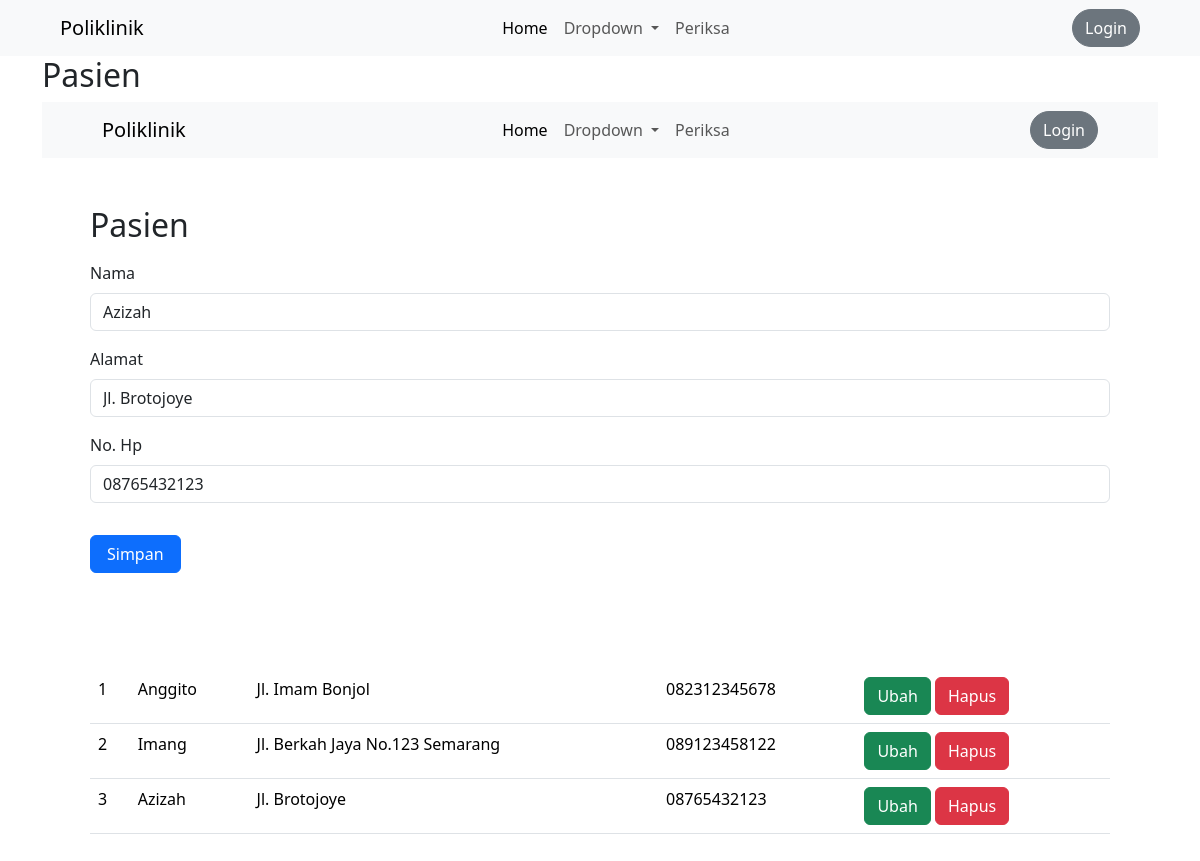
The app's page /index.php?page=pasien&id=3 with its own data.
### tables this page shows
CREATE TABLE `pasien` (
  `id` int(10) NOT NULL,
  `nama` varchar(255) DEFAULT NULL,
  `alamat` varchar(255) DEFAULT NULL,
  `no_hp` varchar(20) DEFAULT NULL
);

### pasien.php (the view, shortened to what this page needs)
<?php require_once("koneksi.php");
?>
<!doctype html>
<html lang="en">
  <head>
    <link href="https://cdn.jsdelivr.net/npm/bootstrap@5.3.2/dist/css/bootstrap.min.css" rel="stylesheet">
  </head>
  <body>
    <nav class="navbar navbar-expand-lg bg-body-tertiary ps-5">
      <div class="container-fluid">
        <a class="navbar-brand" href="index.php">Poliklinik</a>
        <div class="collapse navbar-collapse" id="navbarSupportedContent">
          <ul class="navbar-nav me-auto mb-2 mb-lg-0 mx-auto">
            <li class="nav-item">
              <a class="nav-link active" aria-current="page" href="index.php">Home</a>
            </li>
            <li class="nav-item dropdown">
              <a class="nav-link dropdown-toggle" href="#" role="button" data-bs-toggle="dropdown" aria-expanded="false">
                Dropdown
              </a>
            </li>
            <li class="nav-item">
              <a class="nav-link" href="periksa.php">Periksa</a>
            </li>
          </ul>
          <ul class="navbar-nav right-menu me-5">
            <li class="nav-item d-flex align-items-center">
              <a href="login.php" class="btn btn-secondary" style="border-radius: 100px">Login</a>
            </li>
          </ul>
        </div>
      </div>
    </nav>
    <div class="p-5">
    	<h2>Pasien</h2>
    	<form class="mt-3" method="POST" action="" name="myForm" onsubmit="return(validate());">
    		<?php
        $nama = '';
        $alamat = '';
        $no_hp = '';
				if (isset($_GET['id'])) {
				    $ambil = mysqli_query($koneksi, "SELECT * FROM pasien
				    WHERE id='" . $_GET['id'] . "'");
				    while ($row = mysqli_fetch_array($ambil)) {
				        $nama = $row['nama'];
                $alamat = $row['alamat'];
                $no_hp = $row['no_hp'];
				    }
				?>
				<?php
				}
        ?>
  		  <div class="mb-3">
  		    <label for="exampleInputName" class="form-label">Nama</label>
  		    <input type="name" class="form-control" id="exampleInputName" value="<?= $nama ?>" name="nama">
  		  </div>
  		  <div class="mb-3">
  		    <label for="exampleInputAddress" class="form-label">Alamat</label>
  		    <input type="address" class="form-control" id="exampleInputAddress" value="<?= $alamat ?>" name="alamat">
  		  </div>
  		  <div class="mb-3">
  		    <label for="exampleInputPhone" class="form-label">No. Hp</label>
  		    <input type="phone" class="form-control" id="exampleInputPhone" value="<?= $no_hp ?>" name="no_hp">
  		  </div>
  		  <button type="submit" class="btn btn-primary px-3 mt-3" name="simpan">Simpan</button>
		  </form>
    </div>
    <div class="container-fluid p-5">
      <table class="table">
        <tbody>
            <?php
              $result = mysqli_query($koneksi, "SELECT * FROM pasien");
              $no = 1;
              while ($data = mysqli_fetch_array($result)) { ?>
              <tr>
                <td>
                  <?php echo $no++ ?>
                </td>
                <td>
                  <?php echo $data['nama'] ?>
                </td>
                <td>
                  <?php echo $data['alamat'] ?>
                </td>
                <td>
                  <?php echo $data['no_hp'] ?>
                </td>
                <td>
                  <a href="index.php?page=pasien&id=<?php echo $data['id'] ?>" class="btn btn-success">Ubah</a>
                  <a href="index.php?page=pasien&id=<?php echo $data['id'] ?>&aksi=hapus" class="btn btn-danger">Hapus</a>
                </td>
              </tr>
            <?php
              }
             ?>
        </tbody>
      </table>
    </div>
  </body>
</html>

### records on screen
pasien: nama "Azizah", alamat "Jl. Brotojoye", no_hp "08765432123"
pasien: nama "Anggito", alamat "Jl. Imam Bonjol", no_hp "082312345678"
pasien: nama "Imang", alamat "Jl. Berkah Jaya No.123 Semarang", no_hp "089123458122"

### other values on screen
$_GET['page'] "Pasien"
